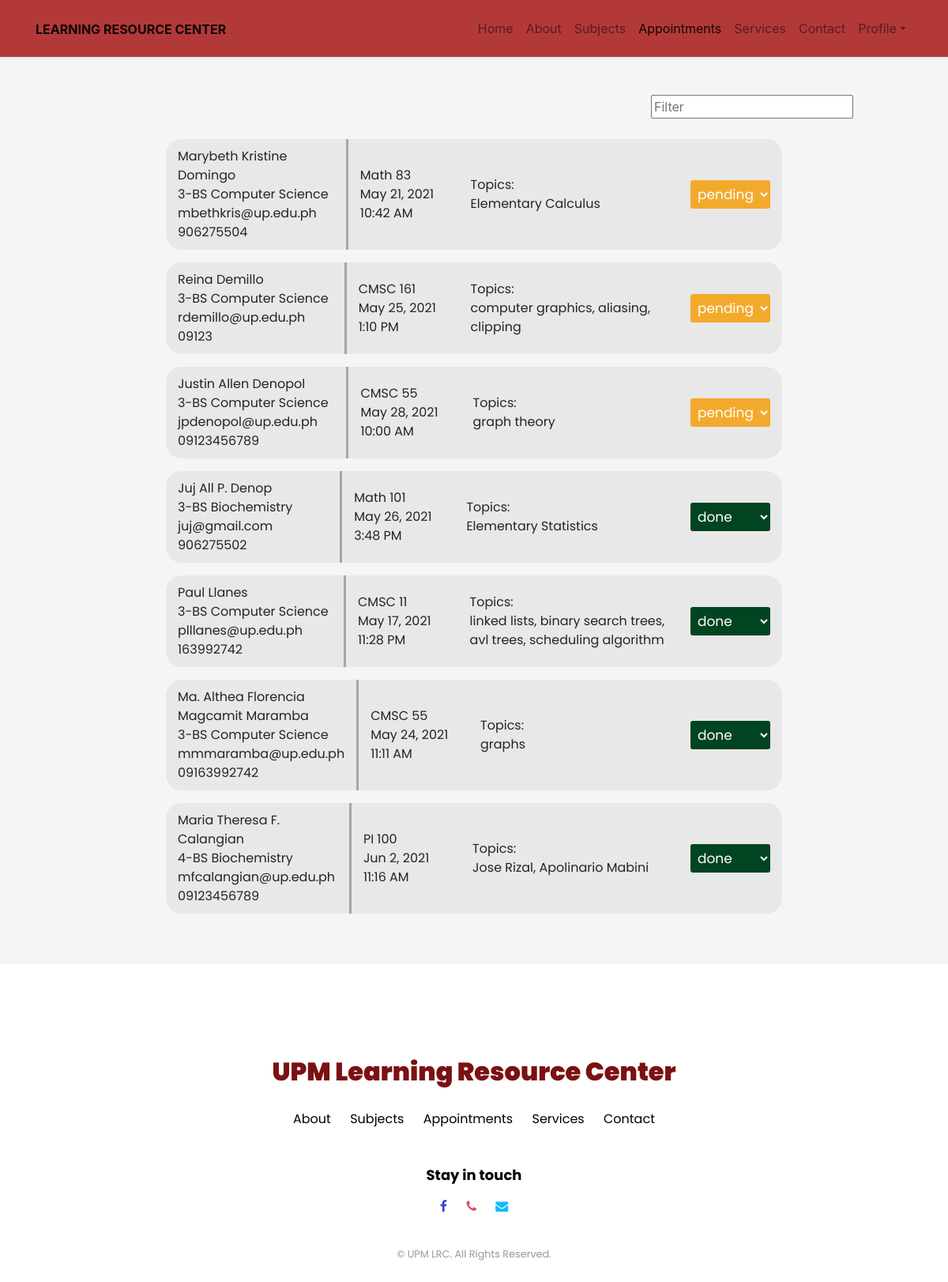
Page /appointments.php (signed in) on the committed database.
### tables this page shows
CREATE TABLE `form` (
  `id` int(255) NOT NULL,
  `subject` varchar(100) NOT NULL,
  `name` varchar(100) NOT NULL,
  `year_level` int(2) NOT NULL,
  `email` varchar(100) NOT NULL,
  `mobile_number` varchar(255) NOT NULL,
  `date_appoint` date NOT NULL,
  `time_appoint` time NOT NULL,
  `course` varchar(100) NOT NULL,
  `topic` varchar(200) NOT NULL,
  `status` varchar(100) NOT NULL
);

### appointments.php (the view, shortened to what this page needs)
<?php
   include('db_connection.php');
?>
<!DOCTYPE html>
<html lang="en" dir="ltr">
  <head>
    <link rel="stylesheet" href="assets/style.php"/>
    <link rel="stylesheet" media="screen" href="https://fontlibrary.org/face/gidole-regular" type="text/css"/>
    <link rel="stylesheet" media="screen" href="https://fontlibrary.org/face/bebas" type="text/css"/>
    <link rel="stylesheet" media="screen" href="https://fontlibrary.org/face/carlito" type="text/css"/>
    <link rel="stylesheet" media="screen" href="https://fontlibrary.org/face/hussar-bold" type="text/css"/>
    <link href="https://cdnjs.cloudflare.com/ajax/libs/twitter-bootstrap/4.3.1/css/bootstrap.min.css" rel="stylesheet" id="bootstrap-css">
    <link href="https://stackpath.bootstrapcdn.com/font-awesome/4.7.0/css/font-awesome.min.css" rel="stylesheet" id="bootstrap-css">
  <link rel="stylesheet" href="assets/fonts/icomoon/style.css">
    <link rel="stylesheet" href="assets/css/bootstrap.min.css">
<body>
<header class="header sticky-top" >
    <nav class="navbar navbar-expand-lg navbar-light py-3 shadow-sm" style="background-color: #b33939;">
        <div class="container"><a class="navbar-brand" href="#">
            <strong class="h6 mb-0 font-weight-bold text-uppercase">Learning Resource Center</strong></a>
            <div class="collapse navbar-collapse" id="navbarSupportedContent">
                <ul class="navbar-nav ml-auto">
                    <li class="nav-item"><a class="nav-link" href="index_admin.php">Home</a></li>
                    <li class="nav-item"><a class="nav-link" href="about_admin.php">About</a></li>
                    <li class="nav-item"><a class="nav-link" href="subjects.php">Subjects  <span class="sr-only">(current)</span></a></li>
                    <li class="nav-item active"><a class="nav-link" href="appointments.php">Appointments</a></li>
                    <li class="nav-item"><a class="nav-link" href="services_admin.php">Services</a></li>
                    <li class="nav-item"><a class="nav-link" href="contact_admin.php">Contact</a></li>
          <li class="nav-item dropdown"><a class="nav-link dropdown-toggle" href="#" id="navbarDropdown" role="button" data-toggle="dropdown">Profile</a>
                    </li>
                </ul>
            </div>
        </div>
    </nav>
</header>
<section class="py-5 section-1">
  <p>
    <input type="text" id="myInput" placeholder="Filter" title="Type in a name">
  </p>
  <br>
<?php
  $sql = "SELECT * FROM form ORDER BY status DESC";
  $result = mysqli_query($db, $sql);
  while ($row = mysqli_fetch_array($result))
  {
    $subject = $row['subject'];
    $name = $row['name'];
    $year = $row['year_level'];
    $course = $row['course'];
    $email = $row['email'];
    $mobile = $row['mobile_number'];
    $topic = $row['topic'];
    $date = $row['date_appoint'];
    $time = $row['time_appoint'];
    $status = $row['status'];
    $date_ap = date("M j, Y", strtotime($date));
    $time_ap = date("g:i A", strtotime($time));
?>
<p>
  <form action="" method="POST" id="myForm">
    <table id="myTable" class="container_ap">
      <colgroup>
        <col span="1" style="width: 30%; border-right: 3px solid #a6a6a6;">
        <col span="1" style="width: 20%; padding: 1%">
        <col span="1" style="width: 40%;">
        <col span="1" style="width: 10%;">
      </colgroup>
      <tbody>
        <tr>
          <td rowspan="4">
            <?php echo $name; ?><br>
            <?php echo $year . '-' . $course;  ?><br>
            <?php echo $email; ?><br>
            <?php echo $mobile; ?>
          </td>
          <td rowspan="4">
            <?php echo $subject; ?><br>
            <?php echo $date_ap; ?><br>
            <?php echo $time_ap; ?>
          </td>
          <td rowspan="4">
            Topics:<br>
            <?php echo $topic; ?>
          </td>
          <td rowspan="4">
            <select name="status" class = "<?php echo $row['status']; ?>" id="mySelect" onchange="location = this.value;">
                <option selected style="display:none;"><?php echo $status; ?></option>
            </select>
          </td>
        </tr>
      </tbody>
    </table>
  </form>
</p>
<?php } ?>
</section>
  </body>
  <footer class="footer-16371">
      <div class="container">
        <div class="row justify-content-center">
          <div class="col-md-9 text-center">
            <div class="footer-site-logo mb-4">
              <a href="index.php"> UPM Learning Resource Center</a>
            </div>
            <ul class="list-unstyled nav-links mb-5">
              <li><a href="about_admin.php">About</a></li>
        <li><a href="subjects.php">Subjects</a></li>
        <li><a href="appointments.php">Appointments</a></li>
              <li><a href="services_admin.php">Services</a></li>
              <li><a href="contact_admin.php">Contact</a></li>
            </ul>
            <div class="social mb-4">
              <h3>Stay in touch</h3>
              <ul class="list-unstyled">
                <li class="fb"><a href="https://www.facebook.com/upmlrc"><span class="icon-facebook"></span></a></li>
                <li class="pin"><a href="contact.php"><span class="icon-phone"></span></a></li>
        <li class="tw"><a href="contact.php"><span class="icon-envelope"></span></a></li>
              </ul>
            </div>
            <div class="copyright">
              <p class="mb-0"><small>&copy; UPM LRC. All Rights Reserved.</small></p>
            </div>
          </div>
        </div>
      </div>
    </footer>
</html>

### appointments.php (style rules this page uses)
.container_ap { padding: 1%; margin: 1%; width: 65%; background-color: #e8e8e8; border-radius: 20px; margin-left: auto; margin-right: auto; }
#mySelect { font-family: Poppins; border-radius: 3px; font-size: 17px; padding: 5px; }
.pending { background-color: #f3aa2c; color: #ffffff; border: #f3aa2c; }
.done { background-color: #014421; color: #ffffff; border: #014421; }
table { font-family: Poppins; width: 100%; }
td { padding-left: 15px; padding-top: 10px; padding-bottom: 10px; padding-right: 15px; }
#myInput { float: right; margin-right: 10%; }

### rows in the picture
form: name "Marybeth Kristine Domingo", year_level "3", course "BS Computer Science", email "mbethkris@up.edu.ph", mobile_number "906275504", subject "Math 83", date_appoint "May 21, 2021", time_appoint "10:42 AM", topic "Elementary Calculus", status "pending"
form: name "Reina Demillo", year_level "3", course "BS Computer Science", email "rdemillo@up.edu.ph", mobile_number "09123", subject "CMSC 161", date_appoint "May 25, 2021", time_appoint "1:10 PM", topic "computer graphics, aliasing, clipping", status "pending"
form: name "Justin Allen Denopol", year_level "3", course "BS Computer Science", email "jpdenopol@up.edu.ph", mobile_number "09123456789", subject "CMSC 55", date_appoint "May 28, 2021", time_appoint "10:00 AM", topic "graph theory", status "pending"
form: name "Juj All P. Denop", year_level "3", course "BS Biochemistry", email "juj@gmail.com", mobile_number "906275502", subject "Math 101", date_appoint "May 26, 2021", time_appoint "3:48 PM", topic "Elementary Statistics", status "done"
form: name "Paul Llanes", year_level "3", course "BS Computer Science", email "plllanes@up.edu.ph", mobile_number "163992742", subject "CMSC 11", date_appoint "May 17, 2021", time_appoint "11:28 PM", topic "linked lists, binary search trees, avl trees, scheduling algorithm", status "done"
form: name "Ma. Althea Florencia Magcamit Maramba", year_level "3", course "BS Computer Science", email "mmmaramba@up.edu.ph", mobile_number "09163992742", subject "CMSC 55", date_appoint "May 24, 2021", time_appoint "11:11 AM", topic "graphs", status "done"
form: name "Maria Theresa F. Calangian", year_level "4", course "BS Biochemistry", email "mfcalangian@up.edu.ph", mobile_number "09123456789", subject "PI 100", date_appoint "Jun 2, 2021", time_appoint "11:16 AM", topic "Jose Rizal, Apolinario Mabini", status "done"
